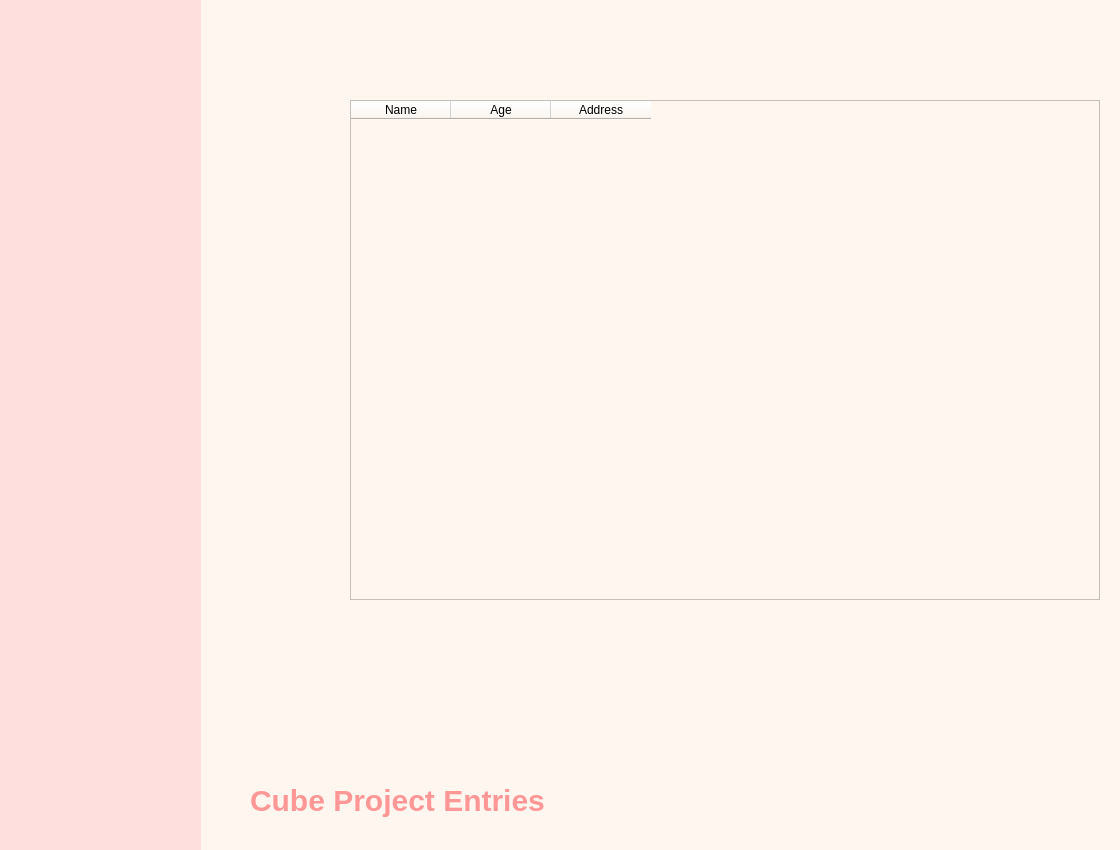
<?xml version="1.0" encoding="UTF-8"?>
<ui version="4.0">
 <class>Dialog</class>
 <widget class="QDialog" name="Dialog">
  <property name="geometry">
   <rect>
    <x>0</x>
    <y>0</y>
    <width>1120</width>
    <height>850</height>
   </rect>
  </property>
  <property name="windowTitle">
   <string>Dialog</string>
  </property>
  <property name="styleSheet">
   <string notr="true">
background-color: rgb(238, 238, 238);
background-color: rgb(255, 247, 239);</string>
  </property>
  <widget class="QWidget" name="widget" native="true">
   <property name="geometry">
    <rect>
     <x>0</x>
     <y>0</y>
     <width>201</width>
     <height>851</height>
    </rect>
   </property>
   <property name="styleSheet">
    <string notr="true">
background-color: rgb(255, 222, 222);</string>
   </property>
  </widget>
  <widget class="QLabel" name="label">
   <property name="geometry">
    <rect>
     <x>250</x>
     <y>50</y>
     <width>1500</width>
     <height>1500</height>
    </rect>
   </property>
   <property name="styleSheet">
    <string notr="true">font-size: 30px;
font: bold;
color: rgb(255, 222, 222);
color: rgb(255, 151, 151);</string>
   </property>
   <property name="text">
    <string>Cube Project Entries </string>
   </property>
  </widget>
  <widget class="QTableWidget" name="tableWidget">
   <property name="geometry">
    <rect>
     <x>350</x>
     <y>100</y>
     <width>750</width>
     <height>500</height>
    </rect>
   </property>
   <column>
    <property name="text">
     <string>Name</string>
    </property>
   </column>
   <column>
    <property name="text">
     <string>Age</string>
    </property>
   </column>
   <column>
    <property name="text">
     <string>Address</string>
    </property>
   </column>
  </widget>
 </widget>
 <resources/>
 <connections/>
</ui>
